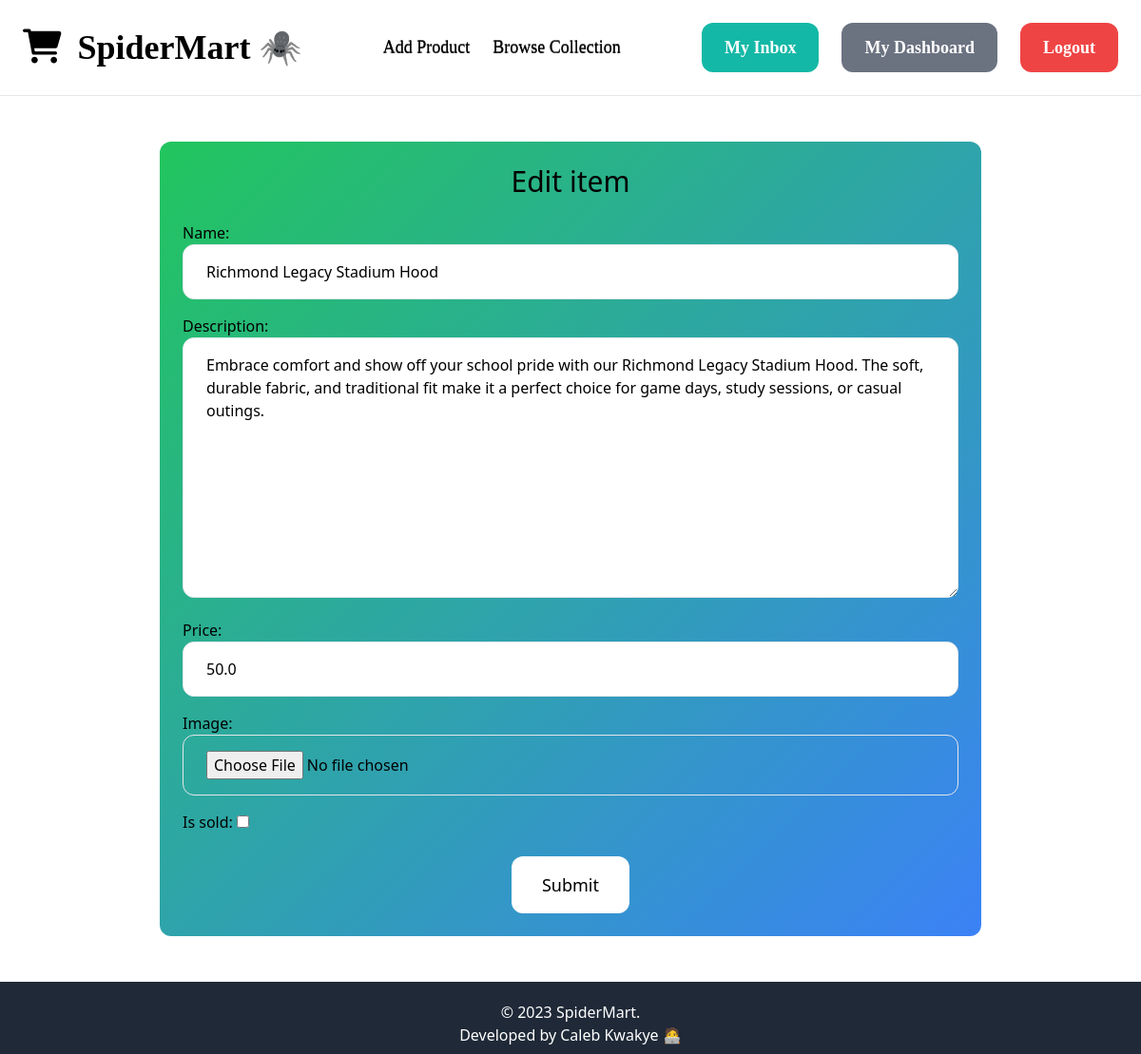
Page /items/20/edit/ (signed in) on the committed database.
### item/models.py (models this page shows, shortened)
class Item(models.Model):
    category = models.ForeignKey(Category, related_name='items', on_delete=models.CASCADE)
    name = models.CharField(max_length=255)
    description = models.TextField(blank=True, null=True)
    price = models.FloatField()
    image = ResizedImageField(size=[500, 467], quality=100, upload_to='item_images')
    is_sold = models.BooleanField(default=False)
    created_by = models.ForeignKey(User, related_name='items', on_delete= models.CASCADE)
    created_at = models.DateTimeField(auto_now_add=True)

### item/views.py (the view)
# urls.py: path('<int:pk>/edit/', views.edit, name= 'edit'),
@login_required
def edit(request, pk):
    item = get_object_or_404(Item, pk=pk, created_by=request.user)
    if request.method =='POST':
        form = EditItemForm(request.POST, request.FILES, instance=item)
        if form.is_valid():
            form.save()
            return redirect('item:detail', pk=item.id)
    else:
        form = EditItemForm(instance=item)
    return render(request, 'item/form.html',{
        'form': form,
        'title': 'Edit item',
    })

### item/forms.py
class EditItemForm(forms.ModelForm):
    class Meta:
        model = Item
        fields = ('name', 'description', 'price','image','is_sold')
        widgets = {
             'name': forms.TextInput(attrs={
                'class': INPUT_CLASSES
            }),
             'description': forms.Textarea(attrs={
                'class': INPUT_CLASSES
            }),
             'price': forms.TextInput(attrs={
                'class': INPUT_CLASSES
            }),
             'image': forms.FileInput(attrs={
                'class': INPUT_CLASSES
            })
        }

### item/templates/item/form.html (shortened to what this page needs)
{% extends 'core/base.html' %}
{% block content %}
<div class="w-3/4 my-6 mx-auto p-6 bg-gradient-to-br from-green-500 to-blue-500 rounded-xl">
    <h1 class="mb-6 text-3xl text-black text-center">{{ title }}</h1>
    <form method="post" action="." enctype="multipart/form-data">
      <div class="space-y-4">
        {{ form.as_p }}
      </div>
        <div class="flex justify-center">
            <button class="mt-6 py-4 px-8 text-lg bg-white hover:bg-green-400 rounded-xl text-black">Submit</button>
        </div>
    </form>
  </div>
{% endblock %}

### rows in the picture
Item: name "Richmond Legacy Stadium Hood", description "Embrace comfort and show off your school pride with our Richmond Legacy Stadium Hood. The soft, durable fabric, and traditional fit make it a perfect choice for game days, study sessions, or casual outings.", price "50.0"

### other values in the picture
{{ title }} "Edit item"
